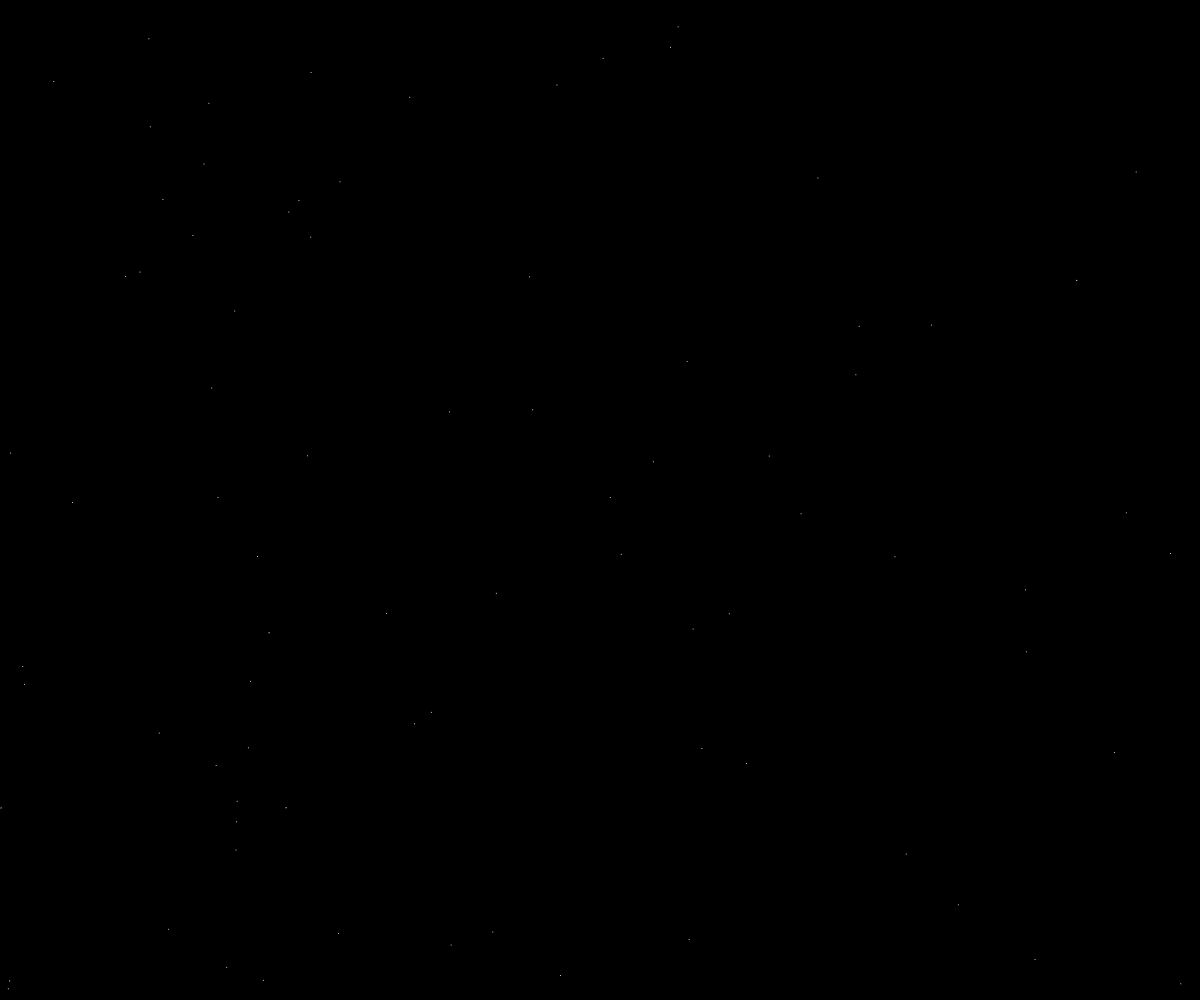
Frame 1 (no input)
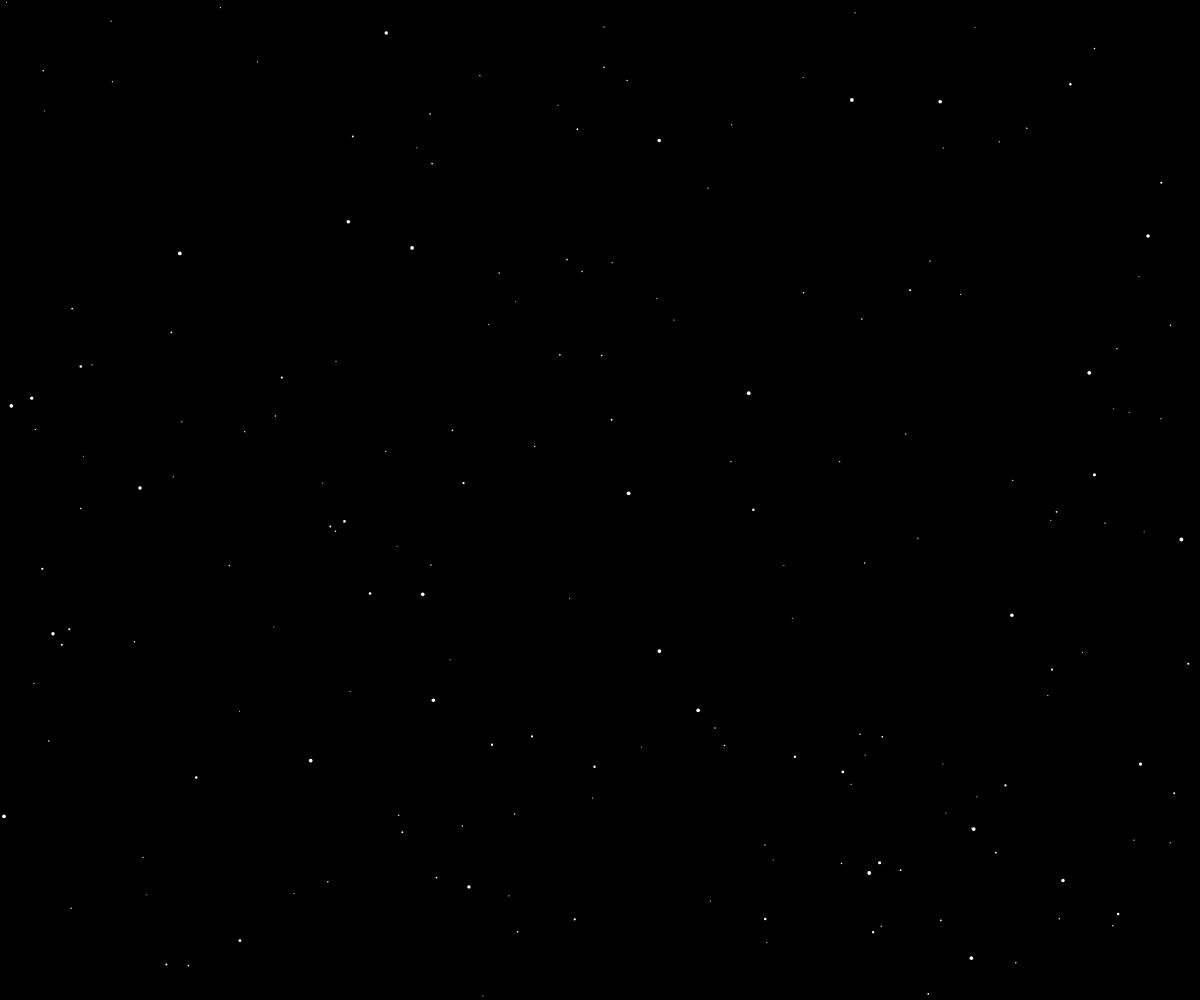
Frame 60 (no input)
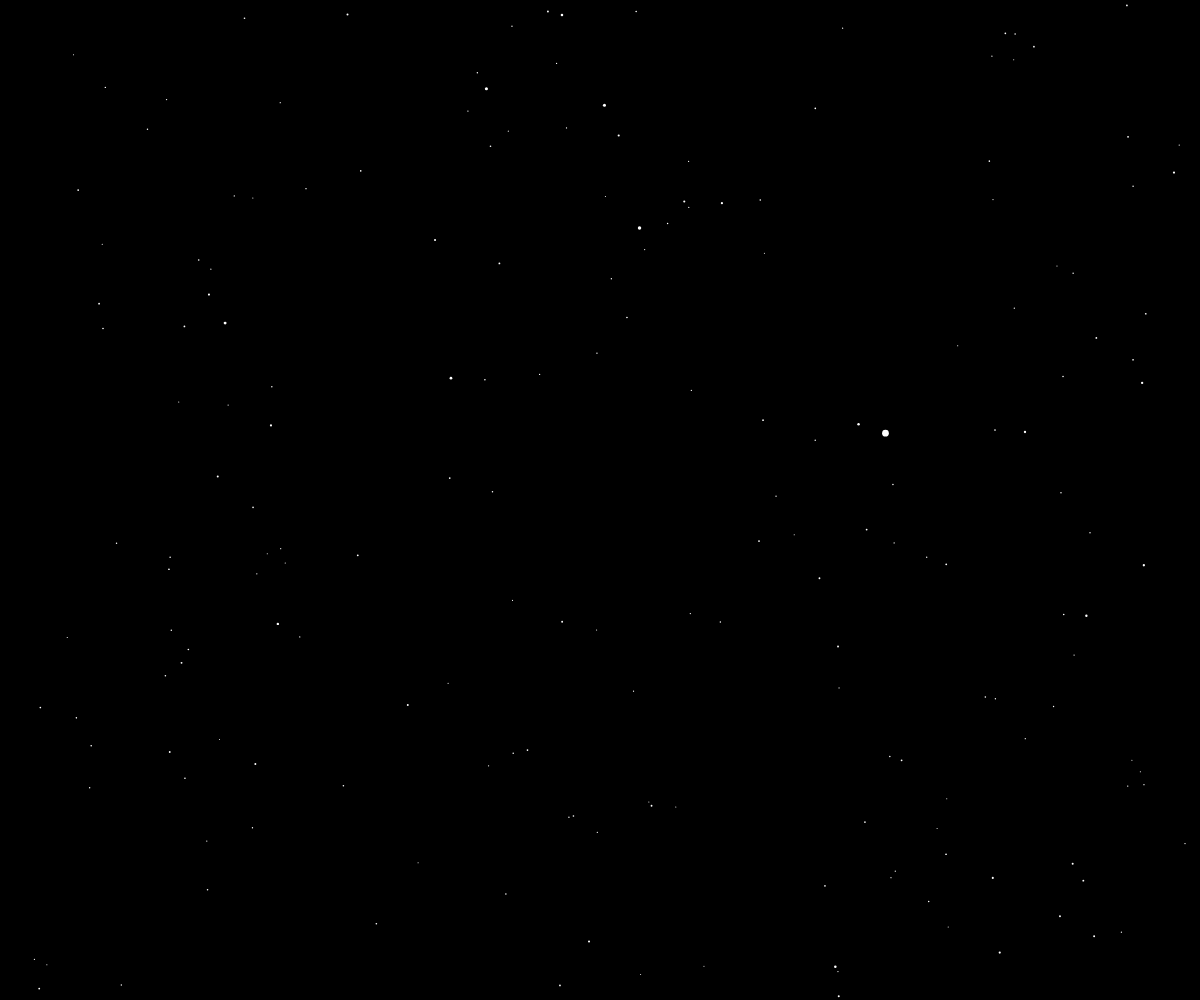
Frame 120 (the mouse pressed at the canvas centre since frame 60)

The p5.js sketch that drew these frames (run headless with seeded random() and noise() and a simulated clock; from frame 60 on, the mouse is pressed at the canvas centre):

// p5.js sketch
// ── sketch.js
/*
  This is a simple script imitating the 'Stars' screensaver from Windows XP - can be readily used
  in 'Lively Wallpaper' as an animated background.

  As a feature, scrolling the mousewheel controls the amount of stars present, or moving the mouse
  away from the center of the screen speeds up the 'animation'. Unfortunately, I wasn't able to
  make both of them work at the same time, see my "non-official" comment below.

  Made using p5.js and VStudio; I hope you will have some fun with this!

  Non-official note: JavaScript is not my main language. These methods are not necessarily the
  most effective - also, the logic in this language is sometimes just...questionnable.

  Author: Mátyás Tóth; 2021
  Github: https://github.com/Matyastoth
  E-mail: tothmatyas92@gmail.com
*/


//System variables storing the width and height of the window frame.
//  A bit wonky in a browser, as there it takes the monitors width and height.
const width = innerWidth;
const height = innerHeight;
let stars_count = 200;


//Controls how fast the stars scroll through the screen. Base value -> 1.0001
let speed_factor = 1.0001;
let base_sp_f = 1.0001;

//Controls how fast the stars grow. Base value -> 1.01
let size_factor = 1.01;
let base_si_f = 1.01;

//Creating the canvas object (to attach mouse listeners later).
let cnv;

//Center of canvas; note: this is incorrect in WebGL rendering mode -
//  there, the center is 0, 0.
const centerX = width / 2;
const centerY = height / 2;

//Variables for calculations regarding the mouse moving.
let max_dist;

let stars = [];

function setup () {

  //Creating the drawing canvas, and determining the center.
  cnv = createCanvas(width, height);
  //Maximum distance from the center is half of the diagonal
  max_dist = sqrt(pow(width, 2) + pow(height, 2)) / 2;

  frameRate(60);

  //Filling the stars array; while quite 'slow', this needs to be done only once.
  for (let i = 0; i < stars_count; i++) {
    stars.push(new Star());
  }
}

//Drawing function, nothing particularly interesting happens there.
function draw () {
  background(0);
  for (let i = 0; i < stars.length; i++) {
    stars[i].update();
  }
}

//A pretty standard class - nothing really exceptional to see there.
// The stars are drawn by a class method, which also updates the information regarding
// an individual instance of a class object.
class Star {

  constructor () {
    this.x = width - 2*random(0,width);
    this.y = height - 2*random(0,height);
    this.speed = 1.0;
    this.size = 1.0;
  }

  update() {
    //The star speeds up exponentially and moves straight away from the center;
    //  this gives the illusion of moving through a 3D space.
    this.x *= this.speed;
    this.y *= this.speed;
    this.speed *= speed_factor;
    this.size *= size_factor;

    //If out of the screen...
    if(4*this.x*this.x > width*width || 4*this.y*this.y > height*height) {
      //Resetting the star. I guess this could be more elegant...
      this.x = width - 2*random(0,width);
      this.y = height - 2*random(0,height);
      this.speed = 1.0;
      this.size = 1.0;
    }
    //Draw the star.
    fill(255);
    noStroke();
    circle(width/2+this.x, height/2+this.y, this.size);
  }
}


//This function is attached to the mousewheel listener of the canvas;
// controls how stars show up when the mousewheel is rolled up and down.
function mouseWheel(event) {
  //Get direction by looking at the sign of the delta
  const dir = - Math.sign(event.deltaY);

  if (dir < 0) { //scrolling down
    //This makes sure that the script doesn't crash when the 'stars' array is empty.
    stars.length && stars.pop();
  } else {
    //Setting a hard limit of 1000 to the number of stars;
    // of course, depends on the system how many it can handle at once.
    if (stars.length < 1000) {
      stars.push(new Star());
    }
  }

  //This prevents the window/browser from scrolling.
  return false;
}


//This function is attached to the mouse listener of the canvas;
// controls how fast the stars move (and their size).
//Additional comment: unfortunately, this contains quite a lot of hard-coded
// numbers with little to no further explanation - reason:
// simply it doesn't look good.
//Additional warning: wonky names.

//This ratio guarantees that the stars don't grow too fast compared to their speed.
const size_speed_ratio = 4;
//This number sets how 'fast' can the stars move.
const step_fineness = 200;

function mouseMoved(event) {
  //Absolute distance from center
  const mouseDistance = dist(mouseX, mouseY, centerX, centerY);

  //...getting back a number between 0-1000, expressing how far are we from the center.
  const dist_ratio = 1000 * mouseDistance / max_dist;
  
  //I add to the base speed to guarantee the stars are moving from the center -
  // This way, it's guaranteed that we don't have collapsing stars :)
  speed_factor = base_sp_f + 0.0001 * (dist_ratio/step_fineness);
  size_factor = base_si_f + 0.01 * (dist_ratio/(step_fineness*size_speed_ratio));

  //Done!
}
